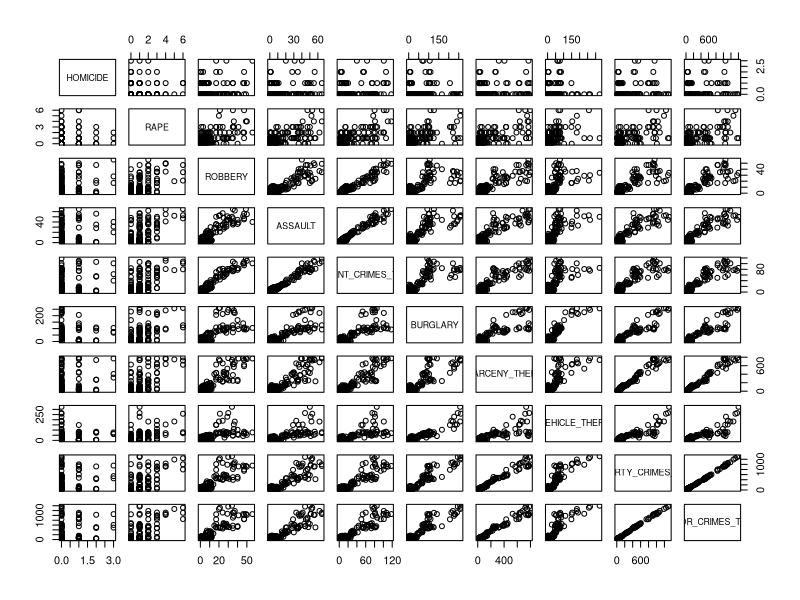

The R source for this figure: (Note: this script raises an error after producing the figure.)
#Author: Richard Magnotti

crime = read.csv("Major Crimes in Seattle.csv",header=T)

#strutcture/summary of raw data
str(crime)
summary(crime)

crime.sub1 = crime[c(2:11)]
summary(crime.sub1)

crime.scale = as.data.frame(scale(crime.sub1))
str(crime.scale)

var.crime1 = apply(crime.scale, 2, var)
summary(var.crime1)

mean.crime = apply(crime.scale, 2, mean)
summary(mean.crime)

var.crime2 = apply(crime.sub1,2,var)
summary(var.crime2)

sd.crime = apply(crime.sub1, 2, sd)
summary(sd.crime) 
sd.crime

cor(crime.scale)
pairs(crime.sub1)
#very highh correlation between: 
#VIOENT_CRIMES_TOTAL & ROBBERY, VIOENT_CRIMES_TOTAL & ASSAULT, VIOENT_CRIMES_TOTAL & BURGLARY,
#VIOENT_CRIMES_TOTAL & LARCENY_THEFT, VIOENT_CRIMES_TOTAL & VEHICLE_THEFT, 
#VIOENT_CRIMES_TOTAL & PROPERTY_CRIMES_TOTAL, VIOENT_CRIMES_TOTAL & MAJOR_CRIMES_TOTAL,
#ROBBERY & ASSAULT, ROBBERY & BURGLARY, ROBBERY & LARCENY THEFT, ROBBERY & PROPERTY_CRIMES_TOTAL,
#ROBBEY & MAJOR_CRIMES_TOTAL, ASSAULT & BURGLARY, ASSAULT & LARCENY_THEFT, ASSAULT & VEHICLE_THEFT,
#ASSULT & PROPERTY_CRIMES_TOTAL, ASSAULT & MAJOR_CRIMES_TOTAL, etc...

#must input scaled numeric subset
pca1 = prcomp(crime.scale)
pca1
summary(pca1)
#ust imput scaled numeric subset
pca2 = princomp(crime.scale)
pca2
summary(pca2)
loadings(pca2)

library(randomForest)
forest.2000 = randomForest(PRECINCT ~ ., data = crime, importance = T, ntree = 2000)
importance(forest.2000)
varImpPlot(forest.2000)
#random forest finds important: LARCENY_THEFT, VEHICLE_THEFT, PROPERTY_CRIMES_TOTAL, BURGLARY, and 
#MAJOR_CRIMES_TOTAL

intPrecinct = as.integer(crime$PRECINCT)
stepdata= cbind(intPrecinct,crime.sub2)
str(stepdata)

model = lm(intPrecinct ~ ., data =  stepdata)
step(model)
#linear model found 4 important variables (RAPE, ROBBERY, LARCENY_THEFT, MAJOR_CRIMES_TOTAL)

#in order to be able to eliminate any variables, there should be some agreement between 
#the results of random forest and the linear model. However, they slightly disagree. Therefore,
#we need to look at the respective std. deviations of each variable to help see what we can eliminate. 
#VEHICLE_THEFT, MAJOR_CRIMES_TOTAL, PROPERTY_CRIMES_TOTAL, LARCENY_THEFT, and BURGLARY are the 
#variables with the highest standard deviation (we want as high S.D. as possible to get the biggest spread
#in values...aka the biggest effect on precint). Because random forest and lm don't completely agree, and 
#the standard deviations are more in favor of random forest, we can put a little more weight in the 
#results of random forest. Not to mention, by looking at cor function we can eliminate important
# variables that are highly correlated. Some variables found important in random forest not found 
# in lm have a high correlation coefficient (e.g. LARCENY_THEFT and ROBBERY (.88 cor coeff.)). So,
# for for example choosing LARCENY_THEFT over ROBBERY is supported by random forest, std. dev., and also 
# cor function. Therefore, our final data frame (based on the criteria just stated) will include important
# variables: MAJOR_CRIMES_TOTAL, PROPERTY_CRIMES_TOTAL, BURGLARY, and LARCENY_THEFT.

crime.important = crime[c(7,8,10,11)]
summary(crime.important)



